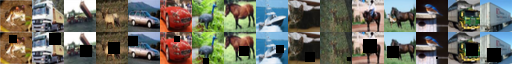

Source code (Python):
"""
Implementation of Cutout with modifications
https://arxiv.org/pdf/1708.04552.pdf
"""
import numpy as np
from tensorflow.keras.layers import Layer
from tensorflow.keras.datasets import cifar10
from utils import get_concat_h_multi_resize, get_concat_v_multi_resize



class Cutout(Layer):
	"""
	Use square masks with variable size and location.
	Add an additional parameter s, such that the mask size can be uniformly sampled from [0, s].
	Location should be sampled uniformly in the image space.
	N.B. care needs to be taken around the boundaries, so the sampled mask maintains its size.
	"""

	def __init__(self, s=16 * 16, n_holes=1, **kwargs):
		super(Cutout, self).__init__(**kwargs)
		self.s = s
		self.n_holes = n_holes

	def call(self, image, training=None):
		if not training:
			return image

		return self.cutout(image)

	def cutout(self, input_img) -> np.ndarray:
		"""
		Cutout implementation. Cuts out square(s) from an image and return it.

		:param input_img: source image
		:param s: cutout size (area) that will be uniformly sampled from [0, s]
		:param n_holes: number of masks to make
		:return: cutout-processed image
		"""
		img_h, img_w, _ = input_img.shape

		mask = np.ones((img_h, img_w), np.float32)

		for n in range(self.n_holes):
			while True:
				size = np.random.uniform(0, self.s)
				length = int(size ** 0.5)
				# randint returns random integers from the "discrete uniform" distribution of the specified dtype
				# in the “half-open” interval [low, high)
				y = np.random.randint(img_h)
				x = np.random.randint(img_w)

				y1 = y - length // 2
				y2 = y + length // 2
				x1 = x - length // 2
				x2 = x + length // 2

				# condition that is not allowed (box out of image border)
				if y1 < 0 or y2 > img_h or x1 < 0 or x2 > img_w:
					pass
				# if condition is met, mask the part with 0.
				else:
					mask[y1: y2, x1: x2] = 0.
					break

		# broadcast the mask to all channels
		mask = mask[:, :, np.newaxis]
		result_img = input_img * mask

		return result_img


if __name__ == '__main__':
	cutout_class = Cutout()


	(x_train, _), (_, _) = cifar10.load_data()
	sample_16 = x_train[:16]
	cutout_sample_16 = np.array([cutout_class.cutout(im).astype('uint8') for im in sample_16])

	# 16 original pictures concatenated horizontally
	original_concated = get_concat_h_multi_resize(sample_16)
	# 16 cutout pictures concatenated horizontally
	cutout_concated = get_concat_h_multi_resize(cutout_sample_16)
	# both images above concatenated vertically
	get_concat_v_multi_resize([original_concated, cutout_concated]).save('cutout.png')
